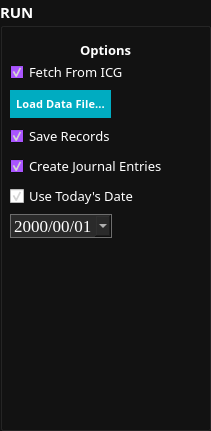
   <widget class="QGroupBox" name="groupBox_3">
    <property name="geometry">
     <rect>
      <x>850</x>
      <y>20</y>
      <width>211</width>
      <height>431</height>
     </rect>
    </property>
    <property name="palette">
     <palette>
      <active>
       <colorrole role="WindowText">
        <brush brushstyle="SolidPattern">
         <color alpha="255">
          <red>255</red>
          <green>255</green>
          <blue>255</blue>
         </color>
        </brush>
       </colorrole>
       <colorrole role="Text">
        <brush brushstyle="SolidPattern">
         <color alpha="255">
          <red>255</red>
          <green>255</green>
          <blue>255</blue>
         </color>
        </brush>
       </colorrole>
       <colorrole role="Base">
        <brush brushstyle="SolidPattern">
         <color alpha="255">
          <red>170</red>
          <green>85</green>
          <blue>255</blue>
         </color>
        </brush>
       </colorrole>
       <colorrole role="Window">
        <brush brushstyle="SolidPattern">
         <color alpha="255">
          <red>18</red>
          <green>18</green>
          <blue>18</blue>
         </color>
        </brush>
       </colorrole>
       <colorrole role="ToolTipText">
        <brush brushstyle="SolidPattern">
         <color alpha="255">
          <red>255</red>
          <green>255</green>
          <blue>255</blue>
         </color>
        </brush>
       </colorrole>
       <colorrole role="PlaceholderText">
        <brush brushstyle="SolidPattern">
         <color alpha="128">
          <red>255</red>
          <green>255</green>
          <blue>255</blue>
         </color>
        </brush>
       </colorrole>
      </active>
      <inactive>
       <colorrole role="WindowText">
        <brush brushstyle="SolidPattern">
         <color alpha="255">
          <red>255</red>
          <green>255</green>
          <blue>255</blue>
         </color>
        </brush>
       </colorrole>
       <colorrole role="Text">
        <brush brushstyle="SolidPattern">
         <color alpha="255">
          <red>255</red>
          <green>255</green>
          <blue>255</blue>
         </color>
        </brush>
       </colorrole>
       <colorrole role="Base">
        <brush brushstyle="SolidPattern">
         <color alpha="255">
          <red>170</red>
          <green>85</green>
          <blue>255</blue>
         </color>
        </brush>
       </colorrole>
       <colorrole role="Window">
        <brush brushstyle="SolidPattern">
         <color alpha="255">
          <red>18</red>
          <green>18</green>
          <blue>18</blue>
         </color>
        </brush>
       </colorrole>
       <colorrole role="ToolTipText">
        <brush brushstyle="SolidPattern">
         <color alpha="255">
          <red>255</red>
          <green>255</green>
          <blue>255</blue>
         </color>
        </brush>
       </colorrole>
       <colorrole role="PlaceholderText">
        <brush brushstyle="SolidPattern">
         <color alpha="128">
          <red>255</red>
          <green>255</green>
          <blue>255</blue>
         </color>
        </brush>
       </colorrole>
      </inactive>
      <disabled>
       <colorrole role="WindowText">
        <brush brushstyle="SolidPattern">
         <color alpha="255">
          <red>120</red>
          <green>120</green>
          <blue>120</blue>
         </color>
        </brush>
       </colorrole>
       <colorrole role="Text">
        <brush brushstyle="SolidPattern">
         <color alpha="255">
          <red>120</red>
          <green>120</green>
          <blue>120</blue>
         </color>
        </brush>
       </colorrole>
       <colorrole role="Base">
        <brush brushstyle="SolidPattern">
         <color alpha="255">
          <red>18</red>
          <green>18</green>
          <blue>18</blue>
         </color>
        </brush>
       </colorrole>
       <colorrole role="Window">
        <brush brushstyle="SolidPattern">
         <color alpha="255">
          <red>18</red>
          <green>18</green>
          <blue>18</blue>
         </color>
        </brush>
       </colorrole>
       <colorrole role="ToolTipText">
        <brush brushstyle="SolidPattern">
         <color alpha="255">
          <red>255</red>
          <green>255</green>
          <blue>255</blue>
         </color>
        </brush>
       </colorrole>
       <colorrole role="PlaceholderText">
        <brush brushstyle="SolidPattern">
         <color alpha="128">
          <red>0</red>
          <green>0</green>
          <blue>0</blue>
         </color>
        </brush>
       </colorrole>
      </disabled>
     </palette>
    </property>
    <property name="font">
     <font>
      <family>Raleway Medium</family>
      <pointsize>11</pointsize>
      <weight>75</weight>
      <italic>false</italic>
      <bold>true</bold>
      <stylestrategy>PreferAntialias</stylestrategy>
     </font>
    </property>
    <property name="autoFillBackground">
     <bool>false</bool>
    </property>
    <property name="title">
     <string>RUN</string>
    </property>
    <property name="flat">
     <bool>false</bool>
    </property>
    <property name="checkable">
     <bool>false</bool>
    </property>
    <widget class="QWidget" name="formLayoutWidget">
     <property name="geometry">
      <rect>
       <x>10</x>
       <y>60</y>
       <width>196</width>
       <height>331</height>
      </rect>
     </property>
     <layout class="QFormLayout" name="formLayout">
      <property name="labelAlignment">
       <set>Qt::AlignHCenter|Qt::AlignTop</set>
      </property>
      <property name="formAlignment">
       <set>Qt::AlignLeading|Qt::AlignLeft|Qt::AlignTop</set>
      </property>
      <property name="horizontalSpacing">
       <number>4</number>
      </property>
      <property name="verticalSpacing">
       <number>6</number>
      </property>
      <item row="0" column="0">
       <widget class="QCheckBox" name="cb_get_sales_from_icg">
        <property name="font">
         <font>
          <family>Quicksand SemiBold</family>
          <pointsize>10</pointsize>
          <weight>50</weight>
          <italic>false</italic>
          <bold>false</bold>
          <stylestrategy>PreferAntialias</stylestrategy>
         </font>
        </property>
        <property name="text">
         <string>Fetch From ICG</string>
        </property>
        <property name="checked">
         <bool>true</bool>
        </property>
       </widget>
      </item>
      <item row="2" column="0">
       <widget class="QCheckBox" name="cb_save_records">
        <property name="font">
         <font>
          <family>Quicksand SemiBold</family>
          <pointsize>10</pointsize>
          <weight>50</weight>
          <italic>false</italic>
          <bold>false</bold>
          <stylestrategy>PreferAntialias</stylestrategy>
         </font>
        </property>
        <property name="text">
         <string>Save Records</string>
        </property>
        <property name="checked">
         <bool>true</bool>
        </property>
       </widget>
      </item>
      <item row="3" column="0">
       <widget class="QCheckBox" name="cb_post_to_byd">
        <property name="font">
         <font>
          <family>Quicksand SemiBold</family>
          <pointsize>10</pointsize>
          <weight>50</weight>
          <italic>false</italic>
          <bold>false</bold>
          <stylestrategy>PreferAntialias</stylestrategy>
         </font>
        </property>
        <property name="text">
         <string>Create Journal Entries</string>
        </property>
        <property name="checked">
         <bool>true</bool>
        </property>
       </widget>
      </item>
      <item row="4" column="0">
       <widget class="QCheckBox" name="cb_use_todays_date">
        <property name="font">
         <font>
          <family>Quicksand SemiBold</family>
          <pointsize>10</pointsize>
          <weight>50</weight>
          <italic>false</italic>
          <bold>false</bold>
          <stylestrategy>PreferAntialias</stylestrategy>
         </font>
        </property>
        <property name="autoFillBackground">
         <bool>false</bool>
        </property>
        <property name="styleSheet">
         <string notr="true">color:#fff;</string>
        </property>
        <property name="text">
         <string>Use Today's Date</string>
        </property>
        <property name="checked">
         <bool>true</bool>
        </property>
       </widget>
      </item>
      <item row="1" column="0">
       <widget class="QPushButton" name="pushButton_7">
        <property name="font">
         <font>
          <family>Quicksand Medium</family>
          <pointsize>8</pointsize>
          <weight>62</weight>
          <italic>false</italic>
          <bold>true</bold>
          <underline>false</underline>
          <strikeout>false</strikeout>
          <stylestrategy>PreferAntialias</stylestrategy>
         </font>
        </property>
        <property name="styleSheet">
         <string notr="true">outline: 0px;
border: 0px;
text-decoration: none;
font-weight: 500;
text-transform: uppercase;
letter-spacing: 0.1px;
padding: 6px 6px;
color: rgb(255, 255, 255);
background-color: #00acc1;</string>
        </property>
        <property name="text">
         <string>Load Data File...</string>
        </property>
        <property name="icon">
         <iconset>
          <normaloff>icons/folder.svg</normaloff>icons/folder.svg</iconset>
        </property>
       </widget>
      </item>
      <item row="5" column="0">
       <widget class="QDateEdit" name="dateEdit">
        <property name="enabled">
         <bool>false</bool>
        </property>
        <property name="font">
         <font>
          <family>Times New Roman</family>
          <pointsize>13</pointsize>
          <weight>50</weight>
          <italic>false</italic>
          <bold>false</bold>
          <stylestrategy>PreferDefault</stylestrategy>
         </font>
        </property>
        <property name="styleSheet">
         <string notr="true">border: 1px solid;border-color: #6d6d6d;background:#2a2a2a;color:#FFF;</string>
        </property>
        <property name="alignment">
         <set>Qt::AlignBottom|Qt::AlignHCenter</set>
        </property>
        <property name="showGroupSeparator" stdset="0">
         <bool>true</bool>
        </property>
        <property name="displayFormat">
         <string>yyyy/mm/dd</string>
        </property>
        <property name="calendarPopup">
         <bool>true</bool>
        </property>
       </widget>
      </item>
     </layout>
    </widget>
    <widget class="QLabel" name="label_2">
     <property name="geometry">
      <rect>
       <x>80</x>
       <y>40</y>
       <width>51</width>
       <height>20</height>
      </rect>
     </property>
     <property name="font">
      <font>
       <family>Quicksand Medium</family>
       <pointsize>10</pointsize>
       <weight>75</weight>
       <italic>false</italic>
       <bold>true</bold>
       <stylestrategy>PreferAntialias</stylestrategy>
      </font>
     </property>
     <property name="text">
      <string>Options</string>
     </property>
    </widget>
   </widget>
